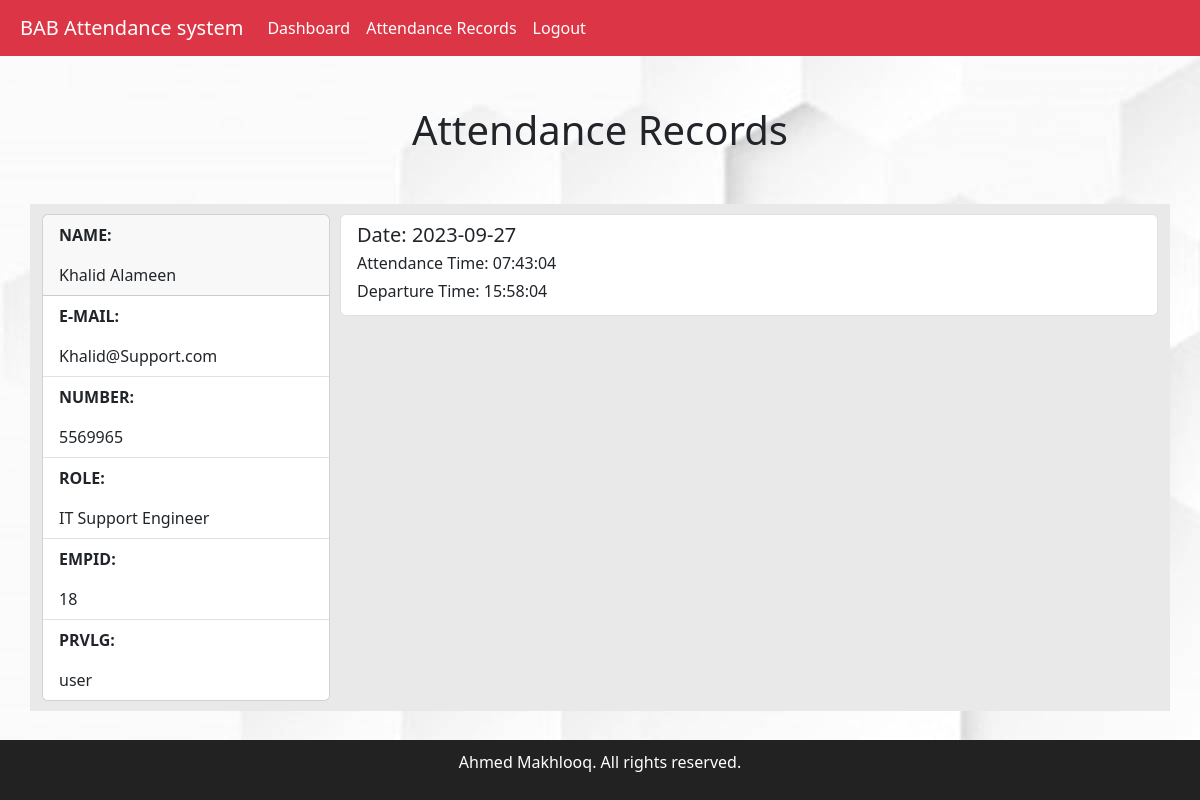
Screenshot of /interface/AttendanceRecords.php (signed in) with the database file from the repository.
### tables this page shows
CREATE TABLE `users` (
  `user_id` int(11) NOT NULL,
  `username` varchar(255) NOT NULL,
  `password` varchar(255) NOT NULL,
  `email` varchar(255) NOT NULL,
  `number` int(11) NOT NULL,
  `role` varchar(255) NOT NULL,
  `user_type` enum('user','admin','','') NOT NULL
);

CREATE TABLE `attendance` (
  `attendance_id` int(11) NOT NULL,
  `user_id` int(11) NOT NULL,
  `date` date NOT NULL,
  `check_in_time` datetime NOT NULL,
  `check_out_time` datetime NOT NULL
);

### Controller/attendance-records-controller.php (called while the page is built)
<?php
include '../database.php';
$user_id = $_SESSION["user_id"];
$employee_query = $mysqli->prepare("SELECT * FROM `users` WHERE user_id = ?");
$employee_query->bind_param("i", $user_id);
$employee_query->execute();
$employee_result = $employee_query->get_result();
$attendance_query = $mysqli->prepare("SELECT *, TIME(check_in_time) AS check_in_time_converted, TIME(check_out_time) AS check_out_time_converted FROM `attendance` WHERE user_id = ?");
$attendance_query->bind_param("i", $user_id);
$attendance_query->execute();
$attendance_result = $attendance_query->get_result();
?>

### interface/AttendanceRecords.php (the view, shortened to what this page needs)
<?php
include '../header.php';
include '../Controller/attendance-records-controller.php';
?>
<!DOCTYPE html>
<html lang="en">
<head>
    <link rel="stylesheet" type="text/css" href="../css/AttendanceRecords.css">
    <link href="https://cdn.jsdelivr.net/npm/bootstrap@5.3.2/dist/css/bootstrap.min.css" rel="stylesheet">
</head>
<body>
    <h1 class="title">Attendance Records</h1>
    <div class="container">
        <div class="empInfo">
            <?php
            if ($employee_result->num_rows > 0) {
                $employee_data = $employee_result->fetch_assoc();
            ?>
                <div class="card" style="width: 18rem;">
                    <div class="card-header">
                        <p class="pTitle">NAME: </p><?php echo $employee_data["username"]; ?>
                    </div>
                    <ul class="list-group list-group-flush">
                        <li class="list-group-item">
                            <p class="pTitle">E-MAIL: </p> <?php echo $employee_data["email"]; ?>
                        </li>
                        <li class="list-group-item">
                            <p class="pTitle">NUMBER: </p><?php echo $employee_data["number"]; ?>
                        </li>
                        <li class="list-group-item">
                            <p class="pTitle">ROLE: </p> <?php echo $employee_data["role"]; ?>
                        </li>
                        <li class="list-group-item">
                            <p class="pTitle">EMPID: </p> <?php echo $employee_data["user_id"]; ?>
                        </li>
                        <li class="list-group-item">
                            <p class="pTitle">PRVLG: </p> <?php echo $employee_data["user_type"]; ?>
                        </li>
                    </ul>
                </div>
        </div>
    <?php
            } else {
                echo 'no such employee';
            }
    ?>
    <div class="AttendList">
        <?php
        if ($attendance_result->num_rows > 0) {
            while ($attendance_data = $attendance_result->fetch_assoc()) {
        ?>
                <div class="list-group">
                    <a href="#" class="list-group-item list-group-item-action flex-column align-items-start">
                        <div class="d-flex w-100 justify-content-between">
                            <h5 class="mb-1"> Date: <?php echo $attendance_data["date"]; ?></h5>
                        </div>
                        <p class="mb-1"><span>Attendance Time:</span> <?php echo $attendance_data["check_in_time_converted"]; ?> </p>
                        <p class="mb-1"><span> Departure Time: </span> <?php echo $attendance_data["check_out_time_converted"]; ?></p>
                    </a>
                </div>
        <?php
            }
        } else {
            echo 'no records found';
        }
        ?>
    </div>
    </div>
</body>
<?php
include '../footer.php';
?>
</html>

### css/AttendanceRecords.css (style rules this page uses)
.container { margin: 50px; display: flex; height: fit-content; padding: 10px; }
.container { background-color: rgb(233, 233, 233); }
body { background-image: url(../images/bg.jpg); }
.title { margin-top: 50px; display: flex; justify-content: center; align-items: center; }
.AttendList { width: 1000px; margin-left: 10px; }
.pTitle { font-weight: 700; }

### rows the page displays
users: username "Khalid Alameen", email "Khalid@Support.com", number "5569965", role "IT Support Engineer", user_id "18", user_type "user"
attendance: date "2023-09-27", check_in_time_converted "07:43:04", check_out_time_converted "15:58:04"
